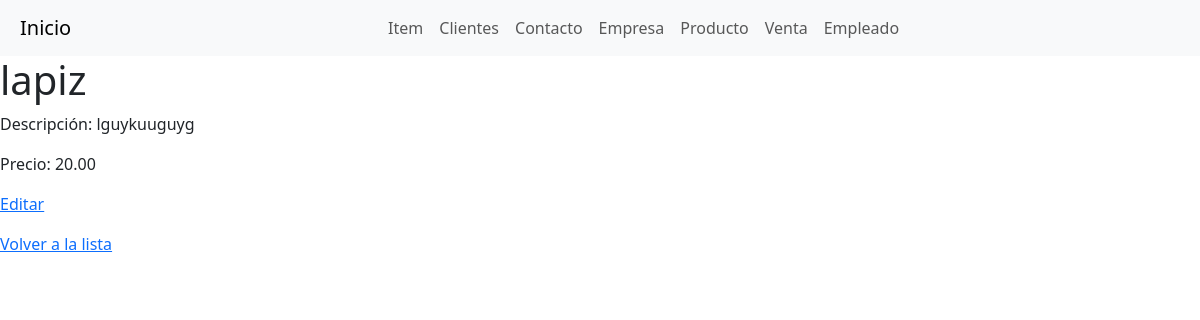
Screenshot of /producto/3/ with the database file from the repository.
### myapp/models.py (models this page shows, shortened)
class Producto(models.Model):
    nombre = models.CharField(max_length=100)
    descripcion = models.TextField()
    precio = models.DecimalField(max_digits=10, decimal_places=2)

### myapp/views.py (the view)
# urls.py: path('producto/<int:pk>/', views.producto_detail, name='producto_detail'),
def producto_detail(request, pk):
    producto = get_object_or_404(Producto, pk=pk)
    return render(request, 'producto_detail.html', {'producto': producto})

### myapp/templates/producto_detail.html (shortened to what this page needs)
<html>
<head>
    <link href="https://cdn.jsdelivr.net/npm/bootstrap@5.3.3/dist/css/bootstrap.min.css" rel="stylesheet" />
</head>
<body>
    <nav class="navbar navbar-expand-lg navbar-light bg-light">
        <a class="navbar-brand" href="{% url 'admin_dashboard' %}">Inicio</a>
        <div class="collapse navbar-collapse" id="navbarNav">
          <ul class="navbar-nav">
            <li class="nav-item">
              <a class="nav-link" href="{% url 'item_list' %}">Item</a>
            </li>
            <li class="nav-item">
              <a class="nav-link" href="{% url 'cliente_list' %}">Clientes</a>
            </li>
            <li class="nav-item">
              <a class="nav-link" href="{% url 'contacto_list' %}">Contacto</a>
            </li>
            <li class="nav-item">
              <a class="nav-link" href="{% url 'empresa_list' %}">Empresa</a>
            </li>
            <li class="nav-item">
              <a class="nav-link" href="{% url 'producto_list' %}">Producto</a>
            </li>
            <li class="nav-item">
              <a class="nav-link" href="{% url 'venta_list' %}">Venta</a>
            </li>
            <li class="nav-item">
              <a class="nav-link" href="{% url 'empleado_list' %}">Empleado</a>
            </li>
          </ul>
        </div>
      </nav>
    <h1>{{ producto.nombre }}</h1>
    <p>Descripción: {{ producto.descripcion }}</p>
    <p>Precio: {{ producto.precio }}</p>
    <p><a href="{% url 'producto_edit' producto.pk %}">Editar</a></p>
    <p><a href="{% url 'producto_list' %}">Volver a la lista</a></p>
</body>
</html>

### myapp/templates/producto_detail.html (style rules this page uses)
.navbar-nav { width: 100%; display: flex; justify-content: center; }
.navbar-brand { margin-left: 20px; display: flex; justify-content: center; }

### rows the page displays
Producto: nombre "lapiz", descripcion "lguykuuguyg", precio "20.00"
